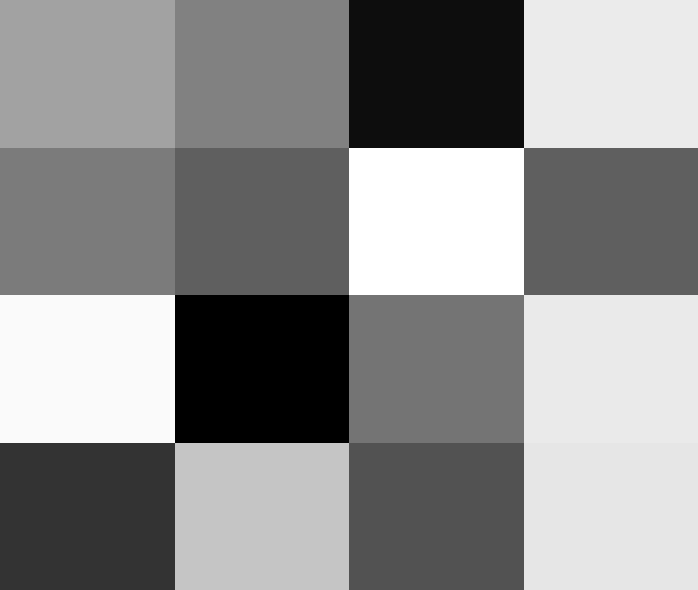
#> input picture ImageFundamentals/multiple_blocks.png, 698 x 590 px, found by its file name
$ jupyter execute image_fundamentals_histograms.ipynb
#> lines starting #> are read from the running program, lines starting #| are printed output that depends on the picture
# Image Histogram Computation
To compute an image histogram, you can follow these steps:

1. Load the image: Start by loading the image you want to compute the histogram for. You can use various programming libraries such as OpenCV, PIL, or scikit-image to load the image.

2. Convert to grayscale: If your image is in color, you may want to convert it to grayscale before computing the histogram. This step simplifies the computation by considering the intensity values of each pixel rather than individual color channels.

3. Initialize histogram bins: Determine the number of bins you want to use for the histogram. Typically, this is 256, representing the range of intensity values from 0 to 255.

4. Calculate pixel frequencies: Iterate through each pixel in the image and count the frequency of each intensity value. You can accomplish this by incrementing the corresponding bin in the histogram for each pixel's intensity value.

5. Visualize the histogram: You can choose to plot the histogram using a bar graph or display it in any other suitable visualization format. Many programming libraries provide functions for histogram plotting.

[cell 1]
# Import opencv for image operations and matplotlib for figures
import cv2
from matplotlib import pyplot as plt
import numpy as np

# Read Image
img = cv2.imread("C:/Users/ajape/SOI_DIP/ImageFundamentals/multiple_blocks.png")
#> img is the input picture: shape (590, 698, 3); min 0, max 255, mean 141.7
print("Number of Pixels in the image: ", img.shape[0] * img.shape[1])
#| Number of Pixels in the image:  411820

# Convert image into greyscale
grey_img = cv2.cvtColor(img, cv2.COLOR_BGR2GRAY)

[cell 2]
# define a function to compute and plot histogram
def get_histogram(img, mask=None):
   # compute histogram
   hist = cv2.calcHist(img, [0], mask, [256], [0, 256])
#> hist = 256 values, max 175 at index 13, min 0 at index 0, mean 2.73

   return hist

[cell 3]
# Compute Histpgram
hist = get_histogram(grey_img)

# Create a figure placeholder
fig = plt.figure(figsize=(12, 5))

# show original image on a subplot
fig.add_subplot(121)
plt.title(' image ')
plt.set_cmap('gray')
plt.imshow(grey_img)

# Set plot params and show histogram on another subplot
fig.add_subplot(122)
plt.title("Histogram of the Image")
plt.xlabel("Bins")
plt.ylabel("Number of Pixels")
plt.plot(hist, color="b")
plt.xlim([0, 256])

# Show both the subplots
plt.show()
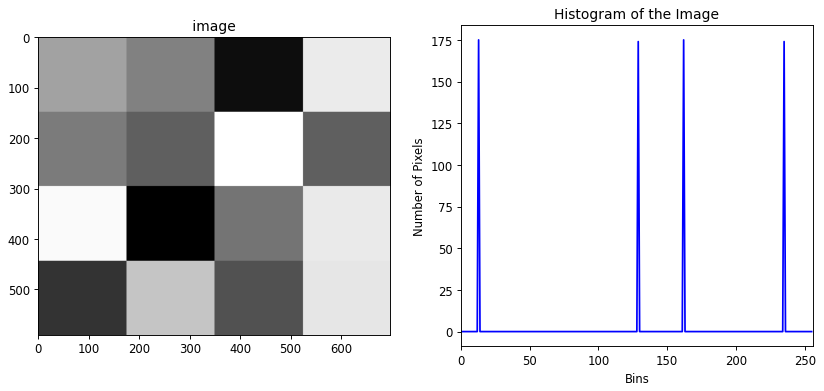
#> figure drawn by matplotlib, 2 panels; panel 2: curve peaks at x = 13, y = 175

# Image Arithmetic

## Image Addition

[cell 4]
# Add an scalar to the image
# image_add = cv2.add(grey_img, 25)
# Create Float image
float_im = grey_img.astype("float")
# Convert Image between 0 - 1 and add the scaler
image_add =  float_im / 255.0 + 25 / 255.0
# Now clip the image values higher than 1.0
image_add = np.clip(image_add, 0.0, 1.0)
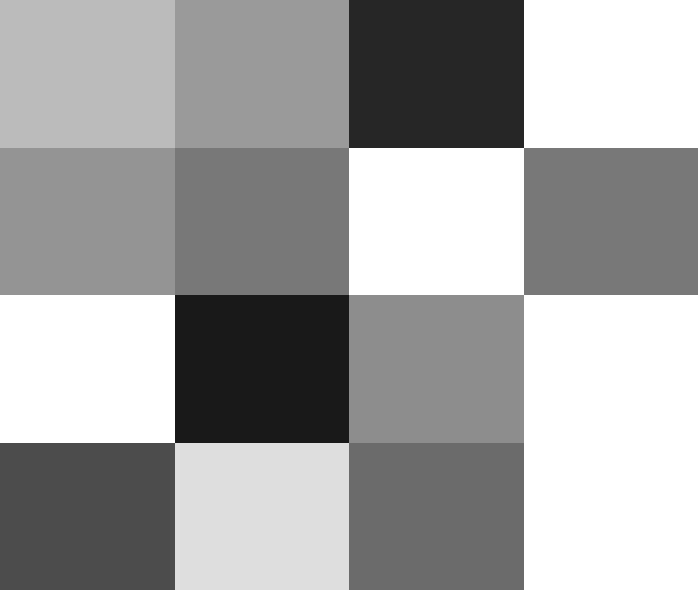
#> image_add: shape (590, 698) float64; min 0.098, max 1, mean 0.64
# Scale image back to 0 - 255
# Convert the image to uint8
image_add = np.uint8(255 * image_add)
# Compute histogram
hist_ = get_histogram(image_add)
#> hist_ = 256 values, max 175 at index 38, min 0 at index 0, mean 2.73

# Create a figure placeholder
fig = plt.figure(figsize=(18, 5))

# show original image on a subplot
fig.add_subplot(131)
plt.title(' image ')
plt.set_cmap('gray')
plt.imshow(grey_img)

# show added image on a subplot
fig.add_subplot(132)
plt.title(' Added Image ')
plt.set_cmap('gray')
plt.imshow(image_add)

# Set plot params and show histogram on another subplot
fig.add_subplot(133)
plt.title("Histogram of the Image")
plt.xlabel("Bins")
plt.ylabel("Number of Pixels")
plt.plot(hist, color="b")
plt.plot(hist_, color="r")
plt.xlim([0, 256])

# Show both the subplots
plt.show()
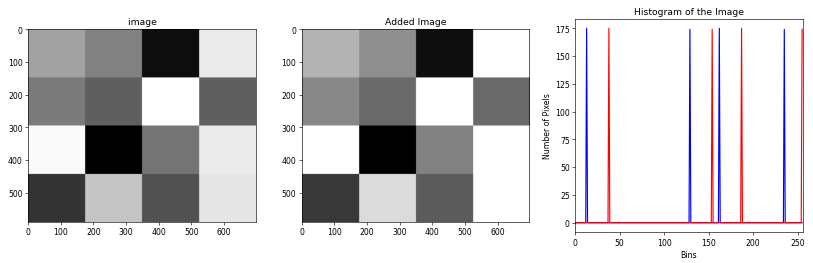
#> figure drawn by matplotlib, 3 panels; panel 3: curve peaks at x = 13, y = 175; panel 3: curve peaks at x = 38, y = 175

## Image Subtraction

[cell 5]
# Subtract an scalar to the image
image_sub = cv2.subtract(grey_img, 25)
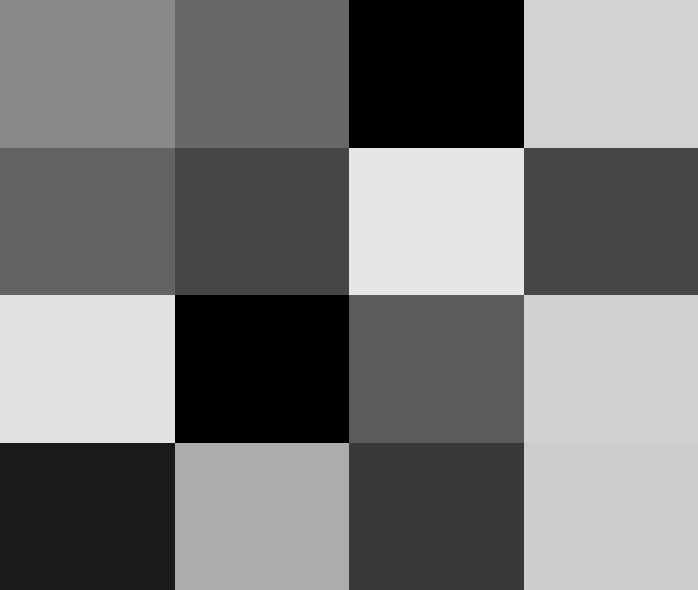
#> image_sub: shape (590, 698); min 0, max 230, mean 119

# Compute histogram
hist_ = get_histogram(image_sub)
#> hist_ = 256 values, max 175 at index 0, min 0 at index 1, mean 2.73

# Create a figure placeholder
fig = plt.figure(figsize=(18, 5))

# show original image on a subplot
fig.add_subplot(131)
plt.title(' image ')
plt.set_cmap('gray')
plt.imshow(grey_img)

# show added image on a subplot
fig.add_subplot(132)
plt.title(' Subtracted Image ')
plt.set_cmap('gray')
plt.imshow(image_sub)

# Set plot params and show histogram on another subplot
fig.add_subplot(133)
plt.title("Histogram of the Image")
plt.xlabel("Bins")
plt.ylabel("Number of Pixels")
plt.plot(hist, color="b")
plt.plot(hist_, color="r")
plt.xlim([0, 256])

# Show both the subplots
plt.show()
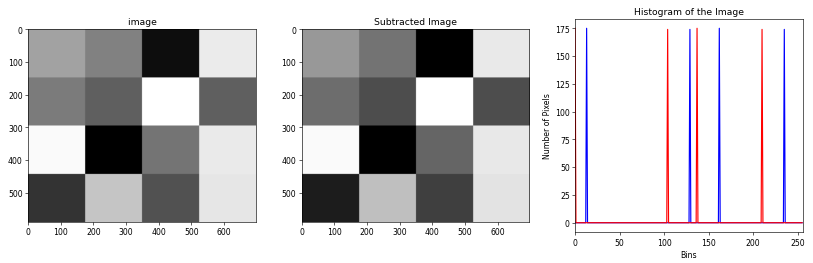
#> figure drawn by matplotlib, 3 panels; panel 3: curve peaks at x = 13, y = 175; panel 3: curve peaks at x = 0, y = 175

## Image Multiplication

[cell 6]
# Subtract an scalar to the image
image_mul = cv2.multiply(grey_img, 2)
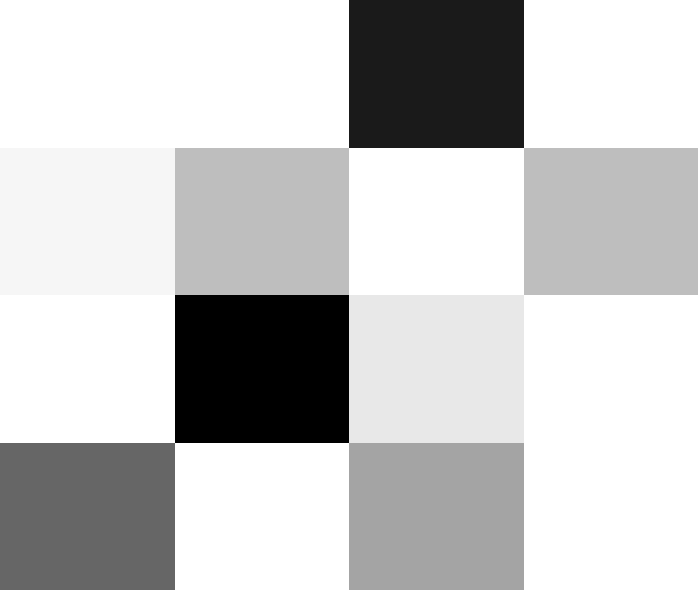
#> image_mul: shape (590, 698); min 0, max 255, mean 199.3

# Compute histogram
hist_ = get_histogram(image_mul)
#> hist_ = 256 values, max 523 at index 255, min 0 at index 0, mean 2.73

# Create a figure placeholder
fig = plt.figure(figsize=(18, 5))

# show original image on a subplot
fig.add_subplot(131)
plt.title(' image ')
plt.set_cmap('gray')
plt.imshow(grey_img)

# show added image on a subplot
fig.add_subplot(132)
plt.title(' Multiplied Image ')
plt.set_cmap('gray')
plt.imshow(image_sub)

# Set plot params and show histogram on another subplot
fig.add_subplot(133)
plt.title("Histogram of the Image")
plt.xlabel("Bins")
plt.ylabel("Number of Pixels")
plt.plot(hist, color="b")
plt.plot(hist_, color="r")
plt.xlim([0, 256])

# Show both the subplots
plt.show()
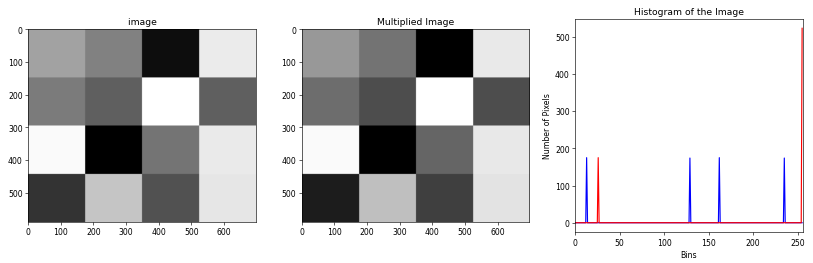
#> figure drawn by matplotlib, 3 panels; panel 3: curve peaks at x = 13, y = 175; panel 3: curve peaks at x = 255, y = 523

$ run again, with ImageFundamentals/fruits.jpg saved as ImageFundamentals/multiple_blocks.png
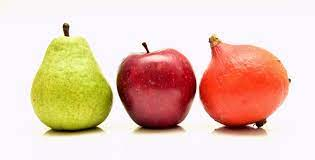
#> input picture ImageFundamentals/fruits.jpg, 315 x 160 px, found by its file name
#> img is the input picture: shape (160, 315, 3); mean B, G, R 183.7, 200.9, 232.3
#| Number of Pixels in the image:  50400
#> in get_histogram, `hist = cv2.calcHist(img, [0], mask, [256], [0, 256])`: hist = 256 values, max 307 at index 248, min 0 at index 0, mean 1.23
#> `hist_ = get_histogram(image_add)`: hist_ = 256 values from 0 to 315
#> `image_sub = cv2.subtract(grey_img, 25)`:
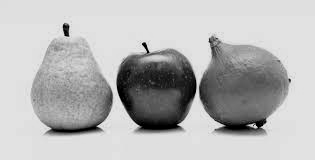
#> image_sub: shape (160, 315); min 0, max 230, mean 183.3
#> `hist_ = get_histogram(image_sub)`: hist_ = 256 values, max 307 at index 223, min 0 at index 0, mean 1.23
#> `image_mul = cv2.multiply(grey_img, 2)`:
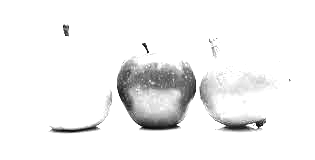
#> image_mul: shape (160, 315); min 6, max 255, mean 241.8
#> `hist_ = get_histogram(image_mul)`: hist_ = 256 values from 0 to 315
